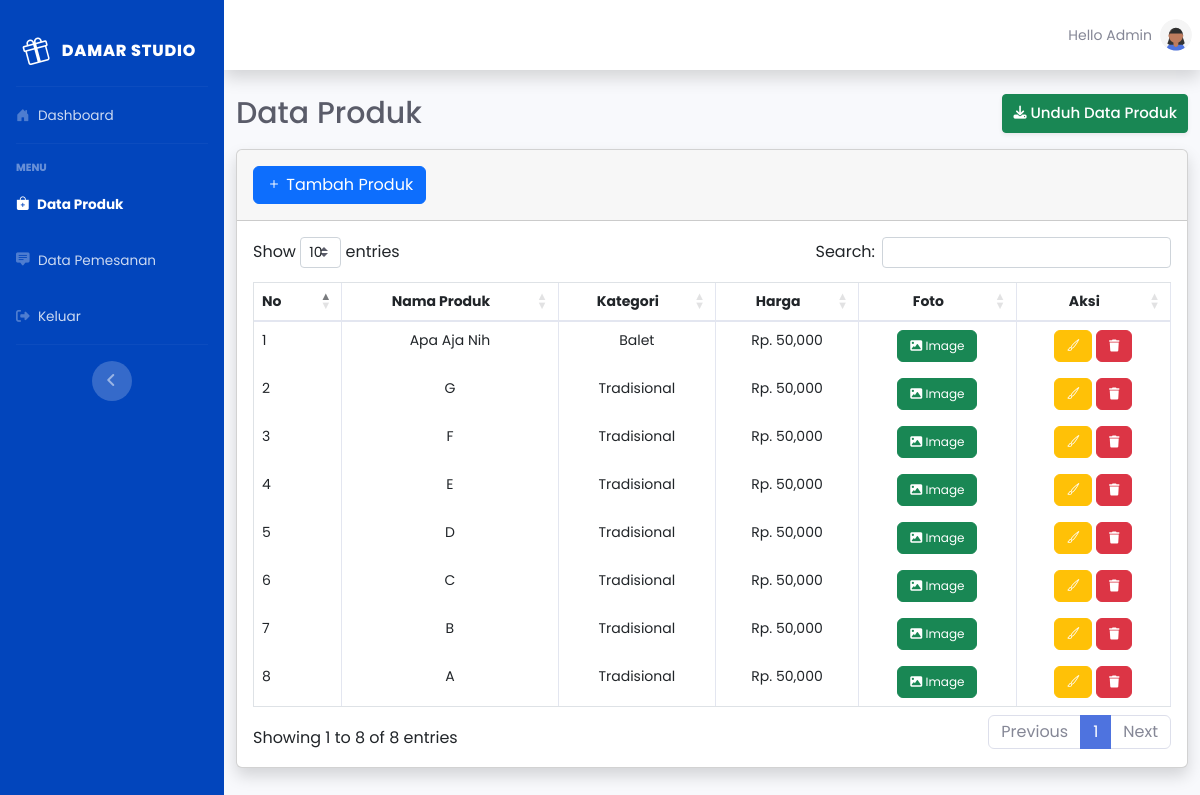
Screenshot of /admin/database-produk.php (signed in) with the database file from the repository.
### tables this page shows
CREATE TABLE `tbl_produk` (
  `id_produk` int(11) NOT NULL,
  `nama_produk` varchar(100) NOT NULL,
  `kategori` varchar(100) NOT NULL,
  `harga` varchar(100) NOT NULL,
  `cover` varchar(100) NOT NULL,
  `tanggal` date NOT NULL,
  `waktu` time NOT NULL
);

### admin/functions.php (called while the page is built, shortened)
<?php
$conn = mysqli_connect("localhost:3310", "root", "", "damarstudio");
function tampil_produk()
{
	global $conn;
	$result_tampil_produk = $conn->query("SELECT * FROM tbl_produk ORDER BY id_produk DESC");
	$rows_produk = [];
	while ($row_produk = mysqli_fetch_assoc($result_tampil_produk)) {
		$rows_produk[] = $row_produk;
	}
	return $rows_produk;
}

### admin/database-produk.php (the view, shortened to what this page needs)
<?php
require 'functions.php';
?>
<!DOCTYPE html>
<html lang="en">
<head>
    <link href="../vendor/fontawesome-free/css/all.min.css" rel="stylesheet" type="text/css">
    <link href="../css/sb-admin-2.min.css" rel="stylesheet">
    <link href="../vendor/datatables/dataTables.bootstrap4.min.css" rel="stylesheet">
    <link href="https://cdn.jsdelivr.net/npm/bootstrap@5.2.3/dist/css/bootstrap.min.css" rel="stylesheet"
>
    <link rel="stylesheet" href="https://cdn.jsdelivr.net/npm/bootstrap-icons@1.10.5/font/bootstrap-icons.css">
</head>
<body id="page-top">
    <div id="wrapper">
        <ul class="navbar-nav sidebar sidebar-dark accordion pt-3" id="accordionSidebar"
            style="background-color: #0245bc;">
            <a class="sidebar-brand d-flex align-items-center justify-content-center" href="index.php">
                <div class="sidebar-brand-icon rotate-n-15">
                    <i class="bi bi-gift text-white" style="font-size: 25px; padding-right: 8px; color: #012970;"></i>
                </div>
                <div class="sidebar-brand-text mx-1">Damar Studio</div>
            </a>
            <hr class="sidebar-divider my-0">
            <li class="nav-item">
                <a class="nav-link" href="index.php">
                    <i class="bi bi-house-door-fill"></i>
                    <span>Dashboard</span></a>
            </li>
            <hr class="sidebar-divider">
            <div class="sidebar-heading">
                Menu
            </div>
            <li class="nav-item active">
                <a class="nav-link" href="database-produk.php">
                    <i class="bi bi-bag-plus-fill"></i>
                    <span>Data Produk</span></a>
            </li>
            <li class="nav-item ">
                <a class="nav-link" href="data-pemesanan.php">
                    <i class="bi bi-chat-square-text-fill"></i>
                    <span>Data Pemesanan</span></a>
            </li>
            <li class="nav-item">
                <a class="nav-link" data-bs-toggle="modal" data-bs-target="#staticBackdrop" href="logout.php">
                    <i class="fas fa-sign-out-alt"></i>
                    <span>Keluar</span></a>
            </li>
            <hr class="sidebar-divider d-none d-md-block">
            <div class="text-center d-none d-md-inline">
                <button class="rounded-circle border-0" id="sidebarToggle"></button>
            </div>
        </ul>
        <div id="content-wrapper" class="d-flex flex-column">
            <div id="content">
                <nav class="navbar navbar-expand navbar-light bg-white topbar mb-4 static-top shadow">
                    <ul class="navbar-nav ml-auto">
                        <li class="nav-item dropdown no-arrow">
                            <a class="nav-link dropdown-toggle" href="#" id="userDropdown" role="button"
                                data-toggle="dropdown" aria-haspopup="true" aria-expanded="false">
                                <span class="mr-2 d-none d-lg-inline text-gray-600 small">Hello Admin</span>
                                <img class="img-profile rounded-circle" src="../img/undraw_profile_1.svg">
                            </a>
                        </li>
                    </ul>
                </nav>
                <div class="container-fluid">
                    <div class="d-sm-flex align-items-center justify-content-between mb-3">
                        <h3 class="h3 mb-0 text-gray-800" style="font-size: 30px; ">Data Produk</h3>
                        <a href="export_produk_excel.php" target="_blank"
                            class="d-none d-sm-inline-block btn btn-sm btn-success shadow-sm"
                            style="padding: 7px 10px; font-weight: 500; font-size: 15px;">
                            <i class="fas fa-download fa-sm text-white"></i> Unduh Data Produk</a>
                    </div>
                    <div class="card shadow mb-4 mx-0 lg:mx-3">
                        <div class="card-header py-3">
                            <button type="button" class="btn btn-primary" data-bs-toggle="modal"
                                data-bs-target="#exampleModal">
                                <i class="bi bi-plus text-white"></i> Tambah Produk</a>
                            </button>
                        </div>
                        <div class="card-body">
                            <div class="table-responsive">
                                <table class="table table-bordered" id="dataTable" width="100%" cellspacing="0"
                                    style="font-size: 14px;">
                                    <thead>
                                        <tr>
                                            <th>No</th>
                                            <th class="text-center">Nama Produk</th>
                                            <th class="text-center">Kategori</th>
                                            <th class="text-center">Harga</th>
                                            <th class="text-center">Foto</th>
                                            <th class="text-center">Aksi</th>
                                        </tr>
                                    </thead>
                                    <tbody>
                                        <?php $i = 1; ?>
                                        <?php
                                        $data_all = tampil_produk();
                                        foreach ($data_all as $data_row) : ?>
                                        <tr>
                                            <td><?= $i; ?></td>
                                            <td class="text-center"><?= ucwords($data_row['nama_produk']); ?></td>
                                            <td class="text-center"><?= $data_row['kategori']; ?></td>
                                            <td class="text-center">Rp. <?= number_format($data_row['harga']); ?></td>
                                            <td class="text-center">
                                                <button type="button" class="btn btn-success" data-bs-toggle="modal"
                                                    data-bs-target="#img<?= $data_row['id_produk']; ?>"
                                                    style="font-size: 12px;">
                                                    <i class="fas fa-image"></i> Image
                                                </button>
                                            </td>
                                            <td class="text-center">
                                                <button type="button" class="btn btn-warning text-white"
                                                    data-bs-toggle="modal"
                                                    data-bs-target="#edit<?= $data_row['id_produk']; ?>"
                                                    style="font-size: 12px;">
                                                    <i class="bi bi-brush"></i>
                                                </button>
                                                <button type="button" class="btn btn-danger" data-bs-toggle="modal"
                                                    data-bs-target="#delete<?= $data_row['id_produk']; ?>"
                                                    style="font-size: 12px;">
                                                    <i class="fas fa-trash"></i>
                                                </button>
                                            </td>
                                        </tr>
                                        <?php $i++; ?>
                                        <?php endforeach; ?>
                                    </tbody>
                                </table>
                            </div>
                        </div>
                    </div>
                </div>
            </div>
        </div>
    </div>
</body>
</html>

### admin/database-produk.php (style rules this page uses)
* { font-family: 'Poppins', sans-serif; }

### rows the page displays
tbl_produk: nama_produk "Apa Aja Nih", kategori "Balet", harga "50,000"
tbl_produk: nama_produk "G", kategori "Tradisional", harga "50,000"
tbl_produk: nama_produk "F", kategori "Tradisional", harga "50,000"
tbl_produk: nama_produk "E", kategori "Tradisional", harga "50,000"
tbl_produk: nama_produk "D", kategori "Tradisional", harga "50,000"
tbl_produk: nama_produk "C", kategori "Tradisional", harga "50,000"
tbl_produk: nama_produk "B", kategori "Tradisional", harga "50,000"
tbl_produk: nama_produk "A", kategori "Tradisional", harga "50,000"
